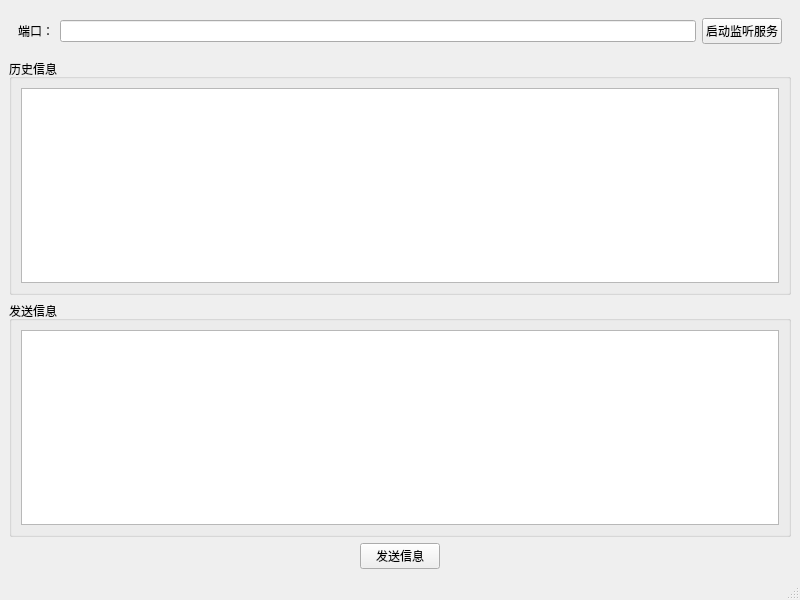
<?xml version="1.0" encoding="UTF-8"?>
<ui version="4.0">
 <class>MainWindow</class>
 <widget class="QMainWindow" name="MainWindow">
  <property name="geometry">
   <rect>
    <x>0</x>
    <y>0</y>
    <width>800</width>
    <height>600</height>
   </rect>
  </property>
  <property name="windowTitle">
   <string>MainWindow</string>
  </property>
  <widget class="QWidget" name="centralwidget">
   <layout class="QGridLayout" name="gridLayout_4">
    <item row="0" column="0" colspan="3">
     <widget class="QWidget" name="widget" native="true">
      <layout class="QGridLayout" name="gridLayout">
       <item row="0" column="0">
        <widget class="QLabel" name="label">
         <property name="text">
          <string>端口：</string>
         </property>
        </widget>
       </item>
       <item row="0" column="1">
        <widget class="QLineEdit" name="port"/>
       </item>
       <item row="0" column="2">
        <widget class="QPushButton" name="setListen">
         <property name="text">
          <string>启动监听服务</string>
         </property>
        </widget>
       </item>
      </layout>
     </widget>
    </item>
    <item row="1" column="0" colspan="3">
     <widget class="QGroupBox" name="groupBox">
      <property name="title">
       <string>历史信息</string>
      </property>
      <layout class="QGridLayout" name="gridLayout_2">
       <item row="0" column="0">
        <widget class="QTextEdit" name="record"/>
       </item>
      </layout>
     </widget>
    </item>
    <item row="2" column="0" colspan="3">
     <widget class="QGroupBox" name="groupBox_2">
      <property name="title">
       <string>发送信息</string>
      </property>
      <layout class="QGridLayout" name="gridLayout_3">
       <item row="0" column="0">
        <widget class="QTextEdit" name="msg"/>
       </item>
      </layout>
     </widget>
    </item>
    <item row="3" column="0">
     <spacer name="horizontalSpacer">
      <property name="orientation">
       <enum>Qt::Horizontal</enum>
      </property>
      <property name="sizeHint" stdset="0">
       <size>
        <width>336</width>
        <height>20</height>
       </size>
      </property>
     </spacer>
    </item>
    <item row="3" column="1">
     <widget class="QPushButton" name="sendMsg">
      <property name="text">
       <string>发送信息</string>
      </property>
     </widget>
    </item>
    <item row="3" column="2">
     <spacer name="horizontalSpacer_2">
      <property name="orientation">
       <enum>Qt::Horizontal</enum>
      </property>
      <property name="sizeHint" stdset="0">
       <size>
        <width>335</width>
        <height>20</height>
       </size>
      </property>
     </spacer>
    </item>
   </layout>
  </widget>
  <widget class="QMenuBar" name="menubar">
   <property name="geometry">
    <rect>
     <x>0</x>
     <y>0</y>
     <width>800</width>
     <height>26</height>
    </rect>
   </property>
  </widget>
  <widget class="QStatusBar" name="statusbar"/>
 </widget>
 <resources/>
 <connections/>
</ui>
